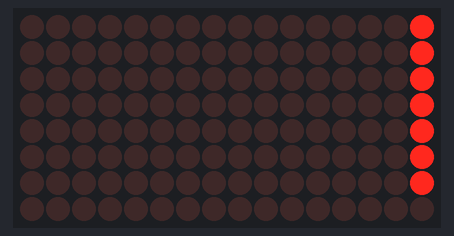
The sketch below on a simulated Arduino Uno, built with avr-gcc and run on an emulated ATmega328P. Parts: 16×8 LED matrix. What the sketch prints to the serial monitor is not drawn.

Above: at 0.15 s.
At 2.03 s:
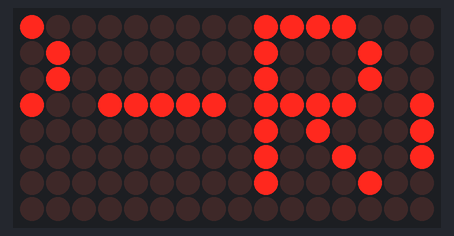
At 4.02 s:
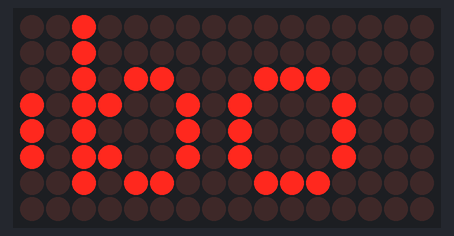
At 7.9 s:
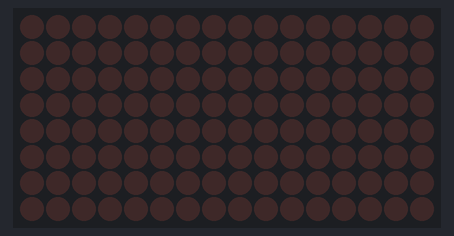
At 11.86 s:
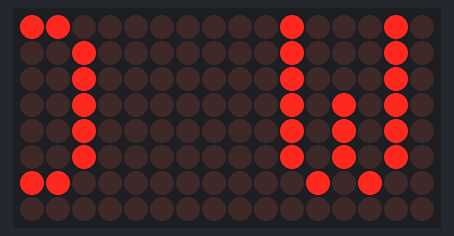
At 15.84 s:
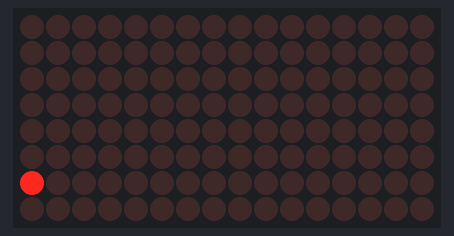

The sketch:

matrix_main.ino
```cpp
/***************************************************
  2017.08.04 teppei
  8*16のマトリクスLEDにテキストをスクロール表示する
 ****************************************************/

#include <Wire.h>
#include <Adafruit_GFX.h>
#include "Adafruit_LEDBackpack.h"

Adafruit_8x16minimatrix matrix = Adafruit_8x16minimatrix();


// 定数
String VIEW_TEXT1 = "P-Robo 204"; // 表示するテキスト (20文字まで)
String VIEW_TEXT2 = "EXO WHEEL";  // 表示するテキスト2　(20文字まで)
int8_t TEXT1_NUM = 10;
int8_t TEXT2_NUM = 9;


// グローバル変数
int8_t scroll1 = (-1) * (TEXT1_NUM * 5 + 16);
int8_t scroll2 = (-1) * (TEXT2_NUM * 5 + 16);

// 設定
void setup() {
  //while (!Serial);
  Serial.begin(9600);
  Serial.println("16x8 LED Mini Matrix Test");

  matrix.begin(0x70);  // pass in the address
  matrix.setTextSize(1);
  matrix.setTextWrap(false);
  matrix.setTextColor(LED_ON);
  matrix.setRotation(1);


}

// メインループ
void loop() {

  //テキスト１の表示
  for (int8_t x=16; x>= scroll1; x--) {
    matrix.clear();
    matrix.setCursor(x,0);
    matrix.print(VIEW_TEXT1);
    matrix.writeDisplay();
    delay(100);
  }

  // テキスト２の表示
  for (int8_t x=16; x>= scroll2; x--) {
    matrix.clear();
    matrix.setCursor(x,0);
    matrix.print(VIEW_TEXT2);
    matrix.writeDisplay();
    delay(100);
  }

}
```

Measured:
- by itself, everything shown: repeats every 16.8 s, in 144 steps
- what the display in image 3 shows lasts 1.0 s, from 7.8 s to 8.8 s
